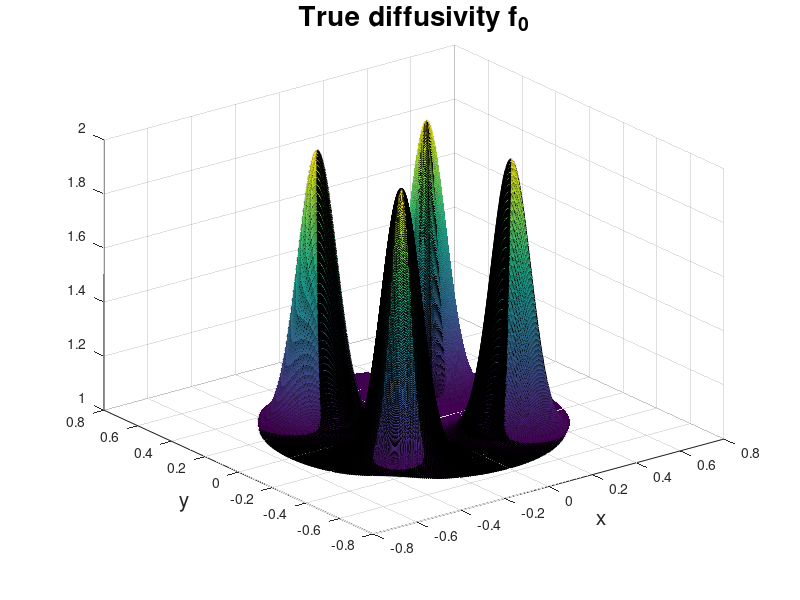

MATLAB code to generate this figure: (Note: this script raises an error after producing the figure.)
% Copyright (c) 2023 Matteo Giordano
%
% Codes accompanying the article "Bayesian nonparametric inference in 
% PDE models: asymptotic theory and implementation" by Matteo Giordano

%%
% Let O be the disk (in R^2) with radius r. Consider the 2D elliptic PDE in
% divergence form with homogeneous Dirichlet boundary conditions:
%
%   div(f_0 grad u)=s, in O
%   u=0, on boundary of O
%
% where s:O -> R is a given C^\infty(O) source function and 
% f_0:O -> [f_min,+infty), f_min>0, is the unknown (sufficiently smooth)
% diffusivity.
%
% There exists a unique classical solution G(f_0)=u_f0. We observe data
%
%   Y_i = u_f0(X_i) + sigma W_i,   i = 1,...,n
%
% where X_i are uniform random locations in O, sigma>0 and W_i are i.i.d. 
% N(0,1) random variables.
%
% The following code generates n observations (Y_i,X_i), i=1,...,n

%%
% Specify true diffusivity f_0

% Display more digits
format long

% Specify radius of disk
r = 1/sqrt(pi);

% Specify f_0 as a function of (x,y)
f_min = 1;
f0 = @(x,y) f_min + exp(-(10*x-2.5).^2-(10*y-2.5).^2)...
    + exp(-(10*x-2.5).^2-(10*y+2.5).^2)...
    + exp(-(10*x+2.5).^2-(10*y+2.5).^2)...
    +exp(-(10*x+2.5).^2-(10*y-2.5).^2);

% Plot f_0 (possibly as a surface)
nRhos = linspace(0,r,500) ;
nThetas = linspace(0,2*pi,500) ;
[Rhos, Thetas] = meshgrid(nRhos,nThetas) ;
xx = Rhos.*cos(Thetas); 
yy = Rhos.*sin(Thetas);
f0_surf = f_min + exp(-(10*xx-2.5).^2-(10*yy-2.5).^2)...
    + exp(-(10*xx-2.5).^2-(10*yy+2.5).^2)...
    + exp(-(10*xx+2.5).^2-(10*yy+2.5).^2)...
    + exp(-(10*xx+2.5).^2-(10*yy-2.5).^2);
figure()
surf(xx, yy, f0_surf)
title('True diffusivity f_0','FontSize',20)
%l = light('Position',[-50 -15 29])
%set(gca,'CameraPosition',[208 -50 7687])
xlabel('x','FontSize', 15)
ylabel('y', 'FontSize', 15)
lighting phong
shading interp
colorbar EastOutside
colormap jet % change colormap. Some options are parula (default), jet, 
% hot, cool (default for pdeplot), winter
view(0,90) % to set view from above. Set view(45,45) for view from side
colorbar

%%
% Elliptic PDE solution corresponding to true diffusivity f_0

% Specify true diffusivity as a function of (location,state) 
% to pass to elliptic PDE solver
f0_fun=@(location,state) f0(location.x,location.y);

% Create PDE model
model = createpde();

% Define circular domain O with centre (0,0) and radius r
O = [1,0,0,r]';

% Create geometry
geom = decsg(O);
geometryFromEdges(model,geom);

% Plot geometry
%figure()
%pdegplot(model,'EdgeLabels','on')

% Create mesh
mesh = generateMesh(model,'Hmax',0.05); % reduce Hmax for finer mesh
mesh=model.Mesh.Nodes;
mesh_size=size(mesh);
mesh_size=mesh_size(2);
%figure()
%pdeplot(model)

% Specify zero Dirichlet boundary conditions on all edges
applyBoundaryCondition(model,'dirichlet','Edge',1:model.Geometry.NumEdges,'u',0);

% Specify the coefficients with c=f_0 and f=1 (the sintax for the source in MATLAB)
specifyCoefficients(model,'m',0,'d',0,'c',f0_fun,'a',0,'f',1);

% Solve PDE and plot solution
results = solvepde(model);
u0 = results.NodalSolution; 
figure()
pdeplot(model,'XYData',u0)
title('PDE solution G(f_0)\equiv u_{f_0}','FontSize', 20)
xlabel('x','FontSize', 15)
ylabel('y', 'FontSize', 15)

%%
% Noisy observations of PDE solution and log-likelihood computation

% Sample design points and noise variales
n=1000; % number of observations
sigma=.001; % noise standard deviation
rand_index=sort(randsample(mesh_size,n)); % random indices in the mesh
rand_mesh=mesh(:,rand_index); % random sample of mesh points drawn 
% uniformly at random
figure()
scatter(rand_mesh(1,:), rand_mesh(2,:),'filled') % plot of sampled locations
title('Random design points X_1,...,X_n','FontSize', 20)
xlabel('x','FontSize', 15)
ylabel('y', 'FontSize', 15)

% Sample observations
observations=u0(rand_index)+(mvnrnd(zeros(n,1),sigma^2*eye(n)))'; % add 
% i.i.d N(0,sigma^2) noise to the observation
u0_corrupted=u0;
u0_corrupted(rand_index)=observations;

% Plot corrupted PDE solution
figure()
pdeplot(model,'XYData',u0_corrupted)
title('Observations Y_i=u_{f_0}(X_i)+\sigma W_i','FontSize', 20);
xlabel('x','FontSize', 15)
ylabel('y', 'FontSize', 15)

% Compute log-likelihood of f_0
loglik0=-sum((observations-u0(rand_index)).^2 )/(2*sigma^2);
disp(['Log-likelihood of f_0 = ', num2str(loglik0)])

